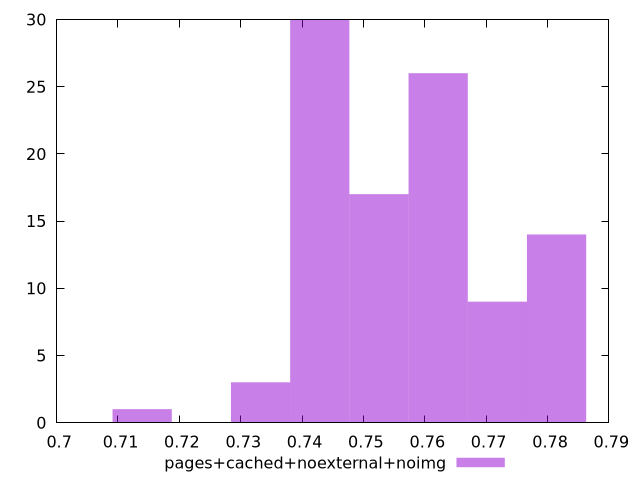

This figure's gnuplot source:
$_pagesCachedNoexternalNoimg <<EOF
0.7621843152281199 26
0.7525364125037134 17
0.7814801206769331 14
0.7428885097793068 30
0.7718322179525265 9
0.7332406070549002 3
0.713944801606087 1
EOF
set key outside below
set terminal pngcairo
set output "report_00005_2020-11-02T22-26-11.212Z/performance_score/pages+cached+noexternal+noimg//hist.png"
set yrange [0:30]
set boxwidth 0.009647902724406581
set style fill transparent solid 0.5 noborder
plot $_pagesCachedNoexternalNoimg title "pages+cached+noexternal+noimg" with boxes ,
